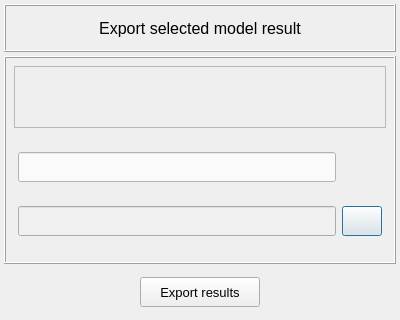
<?xml version="1.0" encoding="UTF-8"?>
<ui version="4.0">
 <class>Dialog</class>
 <widget class="QDialog" name="Dialog">
  <property name="geometry">
   <rect>
    <x>0</x>
    <y>0</y>
    <width>400</width>
    <height>320</height>
   </rect>
  </property>
  <property name="minimumSize">
   <size>
    <width>400</width>
    <height>320</height>
   </size>
  </property>
  <property name="maximumSize">
   <size>
    <width>464</width>
    <height>320</height>
   </size>
  </property>
  <property name="windowTitle">
   <string>Export selected model result</string>
  </property>
  <layout class="QGridLayout" name="gridLayout_2">
   <property name="leftMargin">
    <number>4</number>
   </property>
   <property name="topMargin">
    <number>4</number>
   </property>
   <property name="rightMargin">
    <number>4</number>
   </property>
   <property name="bottomMargin">
    <number>4</number>
   </property>
   <property name="spacing">
    <number>4</number>
   </property>
   <item row="1" column="0">
    <widget class="QFrame" name="frame_lower">
     <property name="frameShape">
      <enum>QFrame::Box</enum>
     </property>
     <property name="frameShadow">
      <enum>QFrame::Raised</enum>
     </property>
     <layout class="QGridLayout" name="gridLayout_3">
      <property name="leftMargin">
       <number>8</number>
      </property>
      <property name="topMargin">
       <number>8</number>
      </property>
      <property name="rightMargin">
       <number>8</number>
      </property>
      <property name="bottomMargin">
       <number>8</number>
      </property>
      <property name="horizontalSpacing">
       <number>2</number>
      </property>
      <property name="verticalSpacing">
       <number>6</number>
      </property>
      <item row="1" column="0">
       <widget class="QFrame" name="frame_14">
        <property name="minimumSize">
         <size>
          <width>0</width>
          <height>120</height>
         </size>
        </property>
        <property name="maximumSize">
         <size>
          <width>16777215</width>
          <height>120</height>
         </size>
        </property>
        <property name="frameShape">
         <enum>QFrame::NoFrame</enum>
        </property>
        <property name="frameShadow">
         <enum>QFrame::Raised</enum>
        </property>
        <layout class="QGridLayout" name="gridLayout_15">
         <property name="leftMargin">
          <number>4</number>
         </property>
         <property name="topMargin">
          <number>0</number>
         </property>
         <property name="rightMargin">
          <number>4</number>
         </property>
         <property name="bottomMargin">
          <number>0</number>
         </property>
         <item row="1" column="1">
          <widget class="QPushButton" name="pushButton_choose_folder_export">
           <property name="minimumSize">
            <size>
             <width>40</width>
             <height>30</height>
            </size>
           </property>
           <property name="maximumSize">
            <size>
             <width>40</width>
             <height>30</height>
            </size>
           </property>
           <property name="font">
            <font>
             <family>MS Shell Dlg 2</family>
             <pointsize>11</pointsize>
             <weight>75</weight>
             <italic>false</italic>
             <bold>true</bold>
            </font>
           </property>
           <property name="toolTip">
            <string>&lt;html&gt;&lt;head/&gt;&lt;body&gt;&lt;p&gt;&lt;span style=&quot; font-weight:400;&quot;&gt;Search a folder&lt;/span&gt;&lt;/p&gt;&lt;/body&gt;&lt;/html&gt;</string>
           </property>
           <property name="whatsThis">
            <string>Choose a folder to export the model results.</string>
           </property>
           <property name="styleSheet">
            <string notr="true"/>
           </property>
           <property name="text">
            <string/>
           </property>
           <property name="icon">
            <iconset>
             <normaloff>../../data/icons/common/import.png</normaloff>../../data/icons/common/import.png</iconset>
           </property>
           <property name="iconSize">
            <size>
             <width>20</width>
             <height>20</height>
            </size>
           </property>
          </widget>
         </item>
         <item row="1" column="0">
          <widget class="QLineEdit" name="lineEdit_save_results_path">
           <property name="enabled">
            <bool>false</bool>
           </property>
           <property name="minimumSize">
            <size>
             <width>0</width>
             <height>30</height>
            </size>
           </property>
           <property name="maximumSize">
            <size>
             <width>16777215</width>
             <height>30</height>
            </size>
           </property>
           <property name="font">
            <font>
             <family>MS Shell Dlg 2</family>
             <pointsize>8</pointsize>
             <weight>50</weight>
             <italic>false</italic>
             <bold>false</bold>
            </font>
           </property>
           <property name="toolTip">
            <string>&lt;html&gt;&lt;head/&gt;&lt;body&gt;&lt;p&gt;Choose a folder to export the selected data&lt;/p&gt;&lt;/body&gt;&lt;/html&gt;</string>
           </property>
           <property name="layoutDirection">
            <enum>Qt::LeftToRight</enum>
           </property>
           <property name="styleSheet">
            <string notr="true">QLineEdit{color: rgb(0, 0, 0); background-color: rgb(250, 250, 250)}
QLineEdit:disabled{color: rgb(100, 100, 100); background-color: rgb(240, 240, 240)}</string>
           </property>
           <property name="alignment">
            <set>Qt::AlignCenter</set>
           </property>
          </widget>
         </item>
         <item row="0" column="0">
          <widget class="QLineEdit" name="lineEdit_file_name">
           <property name="minimumSize">
            <size>
             <width>0</width>
             <height>30</height>
            </size>
           </property>
           <property name="maximumSize">
            <size>
             <width>16777215</width>
             <height>30</height>
            </size>
           </property>
           <property name="font">
            <font>
             <family>MS Shell Dlg 2</family>
             <pointsize>10</pointsize>
             <weight>50</weight>
             <italic>false</italic>
             <bold>false</bold>
            </font>
           </property>
           <property name="toolTip">
            <string>&lt;html&gt;&lt;head/&gt;&lt;body&gt;&lt;p&gt;Insert a filename&lt;/p&gt;&lt;/body&gt;&lt;/html&gt;</string>
           </property>
           <property name="layoutDirection">
            <enum>Qt::LeftToRight</enum>
           </property>
           <property name="styleSheet">
            <string notr="true">QLineEdit{color: rgb(0, 0, 0); background-color: rgb(250, 250, 250)}
QLineEdit:disabled{color: rgb(100, 100, 100); background-color: rgb(240, 240, 240)}</string>
           </property>
           <property name="text">
            <string/>
           </property>
           <property name="alignment">
            <set>Qt::AlignCenter</set>
           </property>
           <property name="clearButtonEnabled">
            <bool>true</bool>
           </property>
          </widget>
         </item>
        </layout>
       </widget>
      </item>
      <item row="0" column="0">
       <widget class="QLabel" name="label_data_information">
        <property name="maximumSize">
         <size>
          <width>16777215</width>
          <height>16777215</height>
         </size>
        </property>
        <property name="font">
         <font>
          <pointsize>10</pointsize>
         </font>
        </property>
        <property name="frameShape">
         <enum>QFrame::StyledPanel</enum>
        </property>
        <property name="text">
         <string/>
        </property>
        <property name="alignment">
         <set>Qt::AlignCenter</set>
        </property>
        <property name="wordWrap">
         <bool>true</bool>
        </property>
        <property name="margin">
         <number>2</number>
        </property>
       </widget>
      </item>
     </layout>
    </widget>
   </item>
   <item row="0" column="0">
    <widget class="QFrame" name="frame">
     <property name="minimumSize">
      <size>
       <width>0</width>
       <height>48</height>
      </size>
     </property>
     <property name="maximumSize">
      <size>
       <width>16777215</width>
       <height>48</height>
      </size>
     </property>
     <property name="sizeIncrement">
      <size>
       <width>0</width>
       <height>0</height>
      </size>
     </property>
     <property name="frameShape">
      <enum>QFrame::Box</enum>
     </property>
     <property name="frameShadow">
      <enum>QFrame::Raised</enum>
     </property>
     <property name="lineWidth">
      <number>1</number>
     </property>
     <layout class="QGridLayout" name="gridLayout_4">
      <property name="leftMargin">
       <number>0</number>
      </property>
      <property name="topMargin">
       <number>0</number>
      </property>
      <property name="rightMargin">
       <number>0</number>
      </property>
      <property name="bottomMargin">
       <number>0</number>
      </property>
      <property name="spacing">
       <number>0</number>
      </property>
      <item row="0" column="0">
       <widget class="QLabel" name="label">
        <property name="minimumSize">
         <size>
          <width>0</width>
          <height>30</height>
         </size>
        </property>
        <property name="maximumSize">
         <size>
          <width>600</width>
          <height>48</height>
         </size>
        </property>
        <property name="font">
         <font>
          <family>MS Shell Dlg 2</family>
          <pointsize>12</pointsize>
          <weight>50</weight>
          <italic>false</italic>
          <bold>false</bold>
          <kerning>false</kerning>
         </font>
        </property>
        <property name="text">
         <string>Export selected model result</string>
        </property>
        <property name="textFormat">
         <enum>Qt::AutoText</enum>
        </property>
        <property name="alignment">
         <set>Qt::AlignCenter</set>
        </property>
       </widget>
      </item>
     </layout>
    </widget>
   </item>
   <item row="2" column="0">
    <widget class="QFrame" name="frame_15">
     <property name="minimumSize">
      <size>
       <width>0</width>
       <height>48</height>
      </size>
     </property>
     <property name="maximumSize">
      <size>
       <width>16777215</width>
       <height>48</height>
      </size>
     </property>
     <property name="frameShape">
      <enum>QFrame::NoFrame</enum>
     </property>
     <property name="frameShadow">
      <enum>QFrame::Raised</enum>
     </property>
     <layout class="QGridLayout" name="gridLayout_16">
      <property name="leftMargin">
       <number>2</number>
      </property>
      <property name="topMargin">
       <number>2</number>
      </property>
      <property name="rightMargin">
       <number>2</number>
      </property>
      <property name="bottomMargin">
       <number>2</number>
      </property>
      <property name="spacing">
       <number>2</number>
      </property>
      <item row="0" column="0">
       <widget class="QPushButton" name="pushButton_export_results">
        <property name="minimumSize">
         <size>
          <width>120</width>
          <height>30</height>
         </size>
        </property>
        <property name="maximumSize">
         <size>
          <width>120</width>
          <height>30</height>
         </size>
        </property>
        <property name="font">
         <font>
          <family>MS Shell Dlg 2</family>
          <pointsize>10</pointsize>
          <weight>50</weight>
          <italic>false</italic>
          <bold>false</bold>
         </font>
        </property>
        <property name="styleSheet">
         <string notr="true"/>
        </property>
        <property name="text">
         <string>Export results</string>
        </property>
       </widget>
      </item>
     </layout>
    </widget>
   </item>
  </layout>
 </widget>
 <tabstops>
  <tabstop>lineEdit_file_name</tabstop>
  <tabstop>lineEdit_save_results_path</tabstop>
  <tabstop>pushButton_choose_folder_export</tabstop>
  <tabstop>pushButton_export_results</tabstop>
 </tabstops>
 <resources/>
 <connections/>
</ui>
